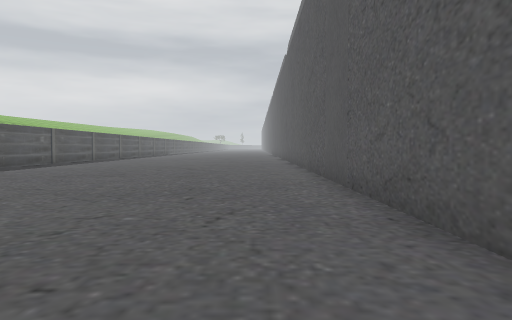
view 1 (above)

24 first-person views from a walk through a 3-D level made in the Unity game engine. The camera is 1.4 m above the floor, tilts 2° down and sees 70° across. The floor is counted in squares, 2 m on a side. Each view is taken from the middle of a square. On the plan, view 1 faces up. The plan holds only what a view shows up to about 11 squares ahead; the rest is blank. The place goes on beyond the plan. Some surface patterns are stand-ins.

view 2
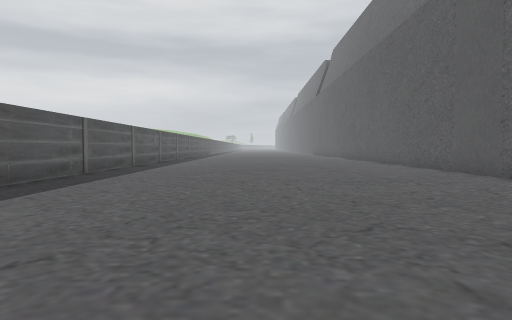

view 3
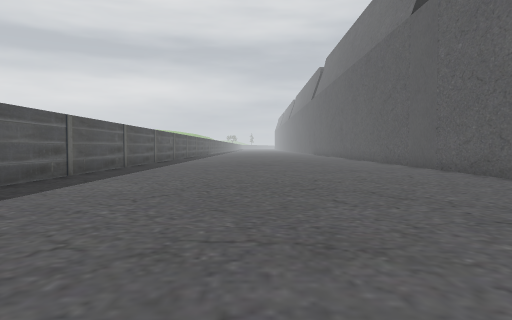

view 4
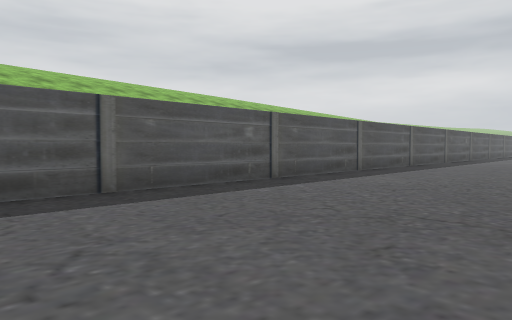

view 5
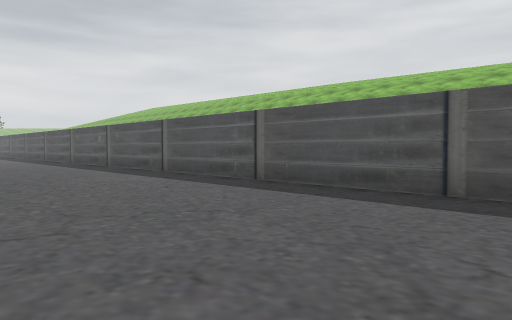

view 6
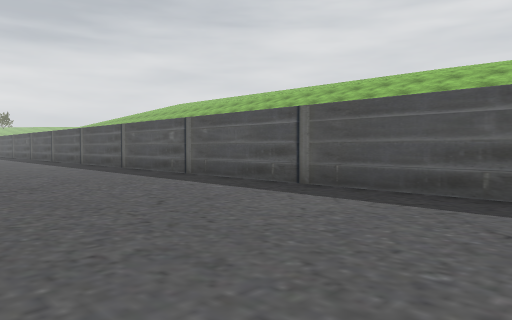

view 7
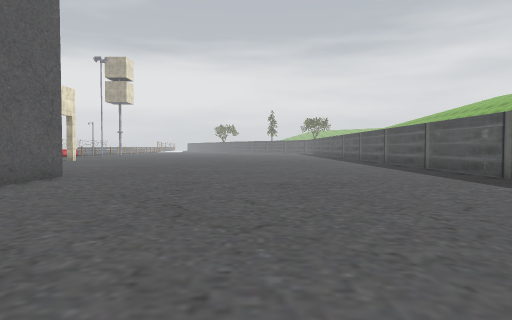

view 8
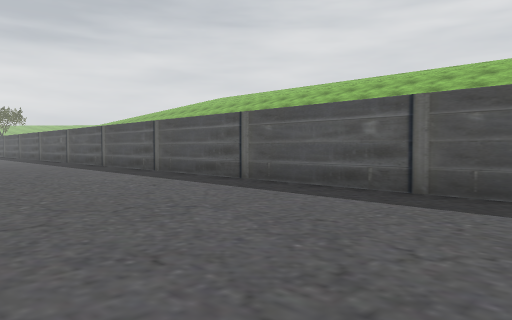

view 9
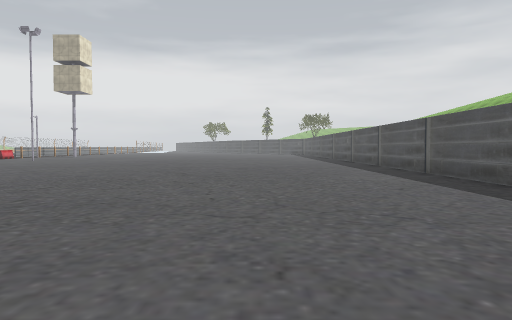

view 10
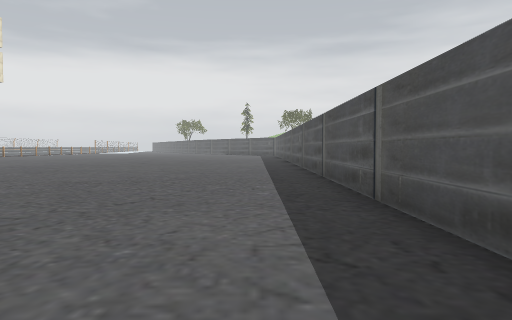

view 11
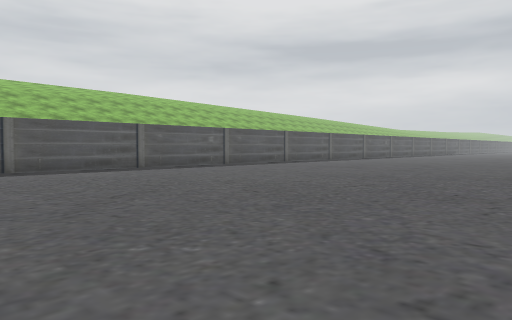

view 12
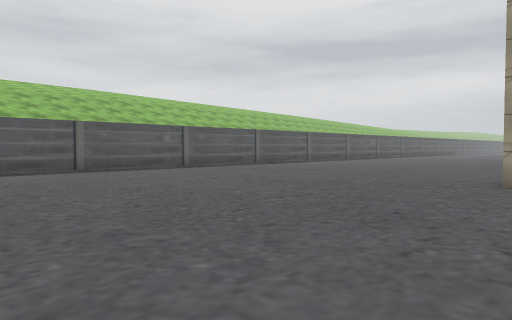

view 13
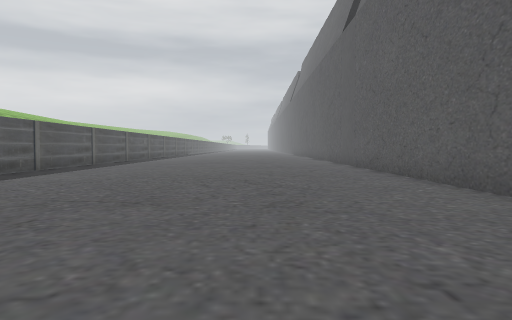

view 14
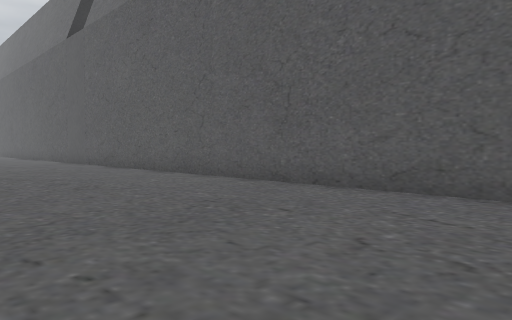

view 15
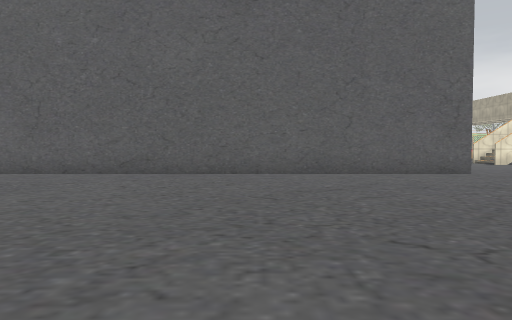

view 16
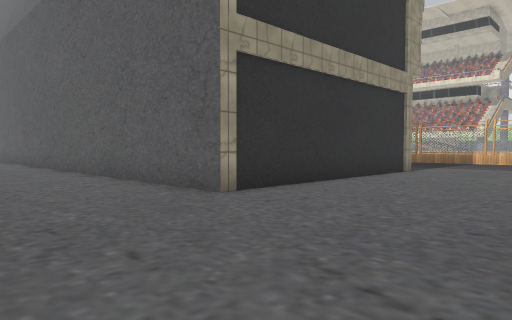

view 17
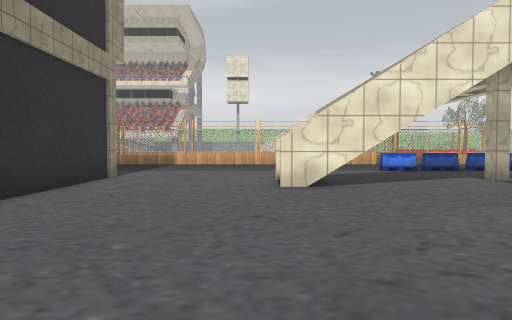

view 18
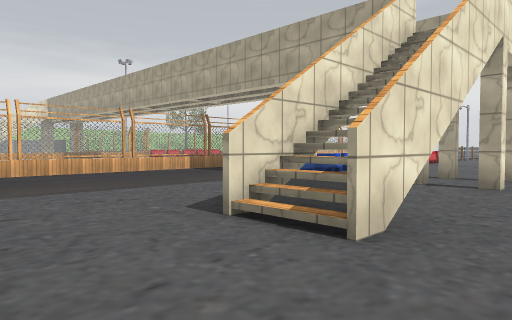

view 19
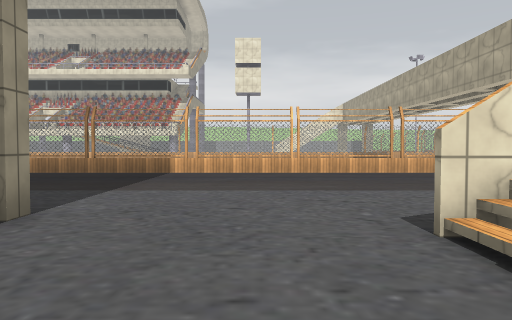

view 20
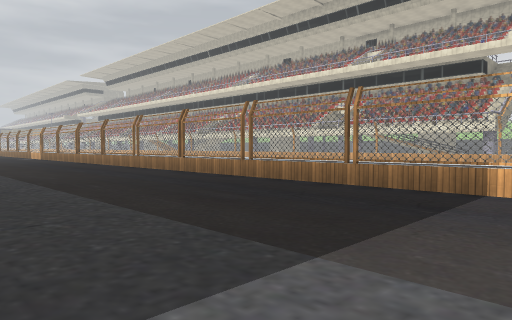

view 21
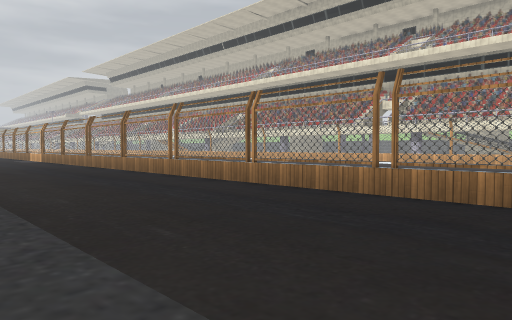

view 22
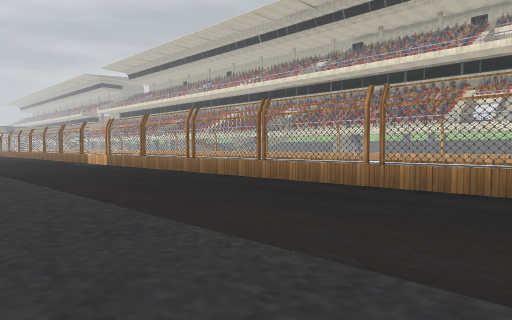

view 23
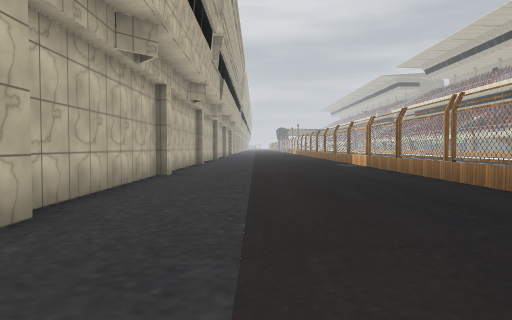

view 24
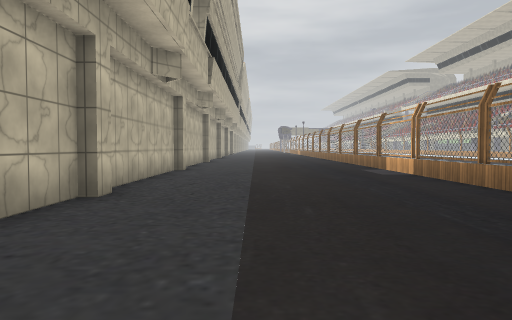

### Floor plan
Points are (right, up) in squares from view 1. A wall is a line through its corners. A room is listed if a view was taken in it or the views show most of it. See-through windows are left out.
Room 1 (views 1, 2, 3, 4, 5, 6, 7, 8, 9, 10, 11, 12, 13, 14, 15, 16, 17, 18, 19, 20, 21, 22, 23, 24)
walls: (8.8, -3.4) (8.8, -3.9); (8.9, -15.6) (1.6, -15.6) (1.6, 11); (8.5, 2.1) (8.5, -3); (8.8, 2.6) (8.8, 2); (6.4, -21.4) (6.4, -19.4); (7.8, -21.2) (7.8, -19.4); (6.4, -24.4) (6.4, -24) (6.8, -24); (8.5, 8) (8.5, 3.3); (7.6, -24.4) (7.6, -24) (8, -24); (-8.6, 9) (-8.6, -25.5); (15, -23) (15, 8)
low walls: (10.8, -25.1) (10.8, -22.7)
ways out: gap at (11, -24.5)

Where each view was taken, in squares from view 1:
view 1: 0 up, 0 right, facing up
view 2: 2 down, 4 left, facing up
view 3: 5 down, 4 left, facing up
view 4: 6 down, 3 left, facing up-left
view 5: 2 down, 3 left, facing down-left
view 6: 7 down, 3 left, facing down-left
view 7: 7 down, 3 left, facing down
view 8: 13 down, 3 left, facing down-left
view 9: 13 down, 4 left, facing down
view 10: 18 down, 7 left, facing down
view 11: 25 down, 3 right, facing up-left
view 12: 23 down, 3 right, facing up-left
view 13: 7 down, 2 left, facing up
view 14: 9 down, 4 left, facing up-right
view 15: 10 down, 8 left, facing right
view 16: 20 down, 2 left, facing up-right
view 17: 19 down, 0 right, facing right
view 18: 17 down, 5 right, facing down-right
view 19: 18 down, 5 right, facing right
view 20: 17 down, 9 right, facing up-right
view 21: 13 down, 10 right, facing up-right
view 22: 8 down, 9 right, facing up-right
view 23: 7 down, 11 right, facing up
view 24: 3 down, 11 right, facing up
